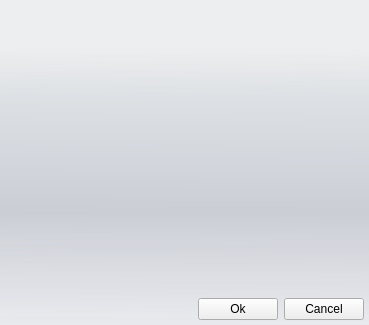
<?xml version="1.0" encoding="UTF-8"?>
<ui version="4.0">
 <class>mainWidget</class>
 <widget class="QWidget" name="mainWidget">
  <property name="geometry">
   <rect>
    <x>0</x>
    <y>0</y>
    <width>369</width>
    <height>325</height>
   </rect>
  </property>
  <property name="windowTitle">
   <string>File View</string>
  </property>
  <property name="styleSheet">
   <string notr="true">
    /* Containers */
    QFrame#MainFrame
    {
	background-color: qlineargradient(spread:pad, x1:0.006, y1:0, x2:0, y2:1, stop:0.142045 rgba(229, 234, 243, 50), stop:0.295455 rgba(209, 215, 221, 150), stop:0.65 rgba(179, 183, 196, 150), stop:1 rgba(222, 227, 236, 100));
        padding: 5px;
    }
    
    /* Other widgets 
    
    QAbstractButton
    {
        color: rgb(255,255,255);
    }
    QPushButton
    {
        color: rgb(0, 0, 0);
        min-width: 60px;
        font-size: 12px;
        border: 1px solid;
        border-color: rgb(48, 48, 48);
        border-radius: 8px;
        border-top-left-radius: 0px;
        border-bottom-right-radius: 0px;
        padding: 2px 5px;
        background-color: qlineargradient(spread:pad, x1:0.488636, y1:0.273, x2:0.511, y2:1, stop:0 rgba(0, 0, 0, 50), stop:1 rgba(207, 207, 207, 100));
    }
    QPushButton:hover
    {
        border-color: rgba(0, 0, 0, 255);
        color: rgb(0,0,0);
        background-color: qlineargradient(spread:pad, x1:0.488636, y1:0.273, x2:0.511, y2:1, stop:0 rgba(0, 169, 255, 255), stop:1 rgba(0, 0, 0, 50));
    }
    */</string>
  </property>
  <layout class="QHBoxLayout" name="horizontalLayout">
   <property name="spacing">
    <number>0</number>
   </property>
   <property name="margin">
    <number>0</number>
   </property>
   <item>
    <widget class="QFrame" name="MainFrame">
     <property name="maximumSize">
      <size>
       <width>16777207</width>
       <height>16777215</height>
      </size>
     </property>
     <property name="frameShape">
      <enum>QFrame::NoFrame</enum>
     </property>
     <property name="frameShadow">
      <enum>QFrame::Plain</enum>
     </property>
     <property name="lineWidth">
      <number>0</number>
     </property>
     <layout class="QVBoxLayout" name="verticalLayout">
      <property name="margin">
       <number>0</number>
      </property>
      <item>
       <layout class="QVBoxLayout" name="verticalLayout_2">
        <item>
         <widget class="QWidget" name="widget" native="true">
          <layout class="QVBoxLayout" name="verticalLayout_3">
           <property name="margin">
            <number>0</number>
           </property>
           <item>
            <widget class="QWidget" name="widgetFileView" native="true">
             <property name="sizePolicy">
              <sizepolicy hsizetype="Expanding" vsizetype="Expanding">
               <horstretch>0</horstretch>
               <verstretch>0</verstretch>
              </sizepolicy>
             </property>
            </widget>
           </item>
           <item>
            <widget class="QWidget" name="widgetButtons" native="true">
             <property name="sizePolicy">
              <sizepolicy hsizetype="Preferred" vsizetype="Maximum">
               <horstretch>0</horstretch>
               <verstretch>0</verstretch>
              </sizepolicy>
             </property>
             <layout class="QHBoxLayout" name="horizontalLayout_2">
              <property name="margin">
               <number>0</number>
              </property>
              <item>
               <spacer name="horizontalSpacer">
                <property name="orientation">
                 <enum>Qt::Horizontal</enum>
                </property>
                <property name="sizeHint" stdset="0">
                 <size>
                  <width>40</width>
                  <height>20</height>
                 </size>
                </property>
               </spacer>
              </item>
              <item>
               <widget class="QPushButton" name="buttonOk">
                <property name="sizePolicy">
                 <sizepolicy hsizetype="Fixed" vsizetype="Fixed">
                  <horstretch>0</horstretch>
                  <verstretch>0</verstretch>
                 </sizepolicy>
                </property>
                <property name="text">
                 <string>Ok</string>
                </property>
               </widget>
              </item>
              <item>
               <widget class="QPushButton" name="buttonCancel">
                <property name="sizePolicy">
                 <sizepolicy hsizetype="Fixed" vsizetype="Fixed">
                  <horstretch>0</horstretch>
                  <verstretch>0</verstretch>
                 </sizepolicy>
                </property>
                <property name="text">
                 <string>Cancel</string>
                </property>
               </widget>
              </item>
             </layout>
            </widget>
           </item>
          </layout>
         </widget>
        </item>
       </layout>
      </item>
     </layout>
    </widget>
   </item>
  </layout>
 </widget>
 <resources/>
 <connections/>
</ui>
